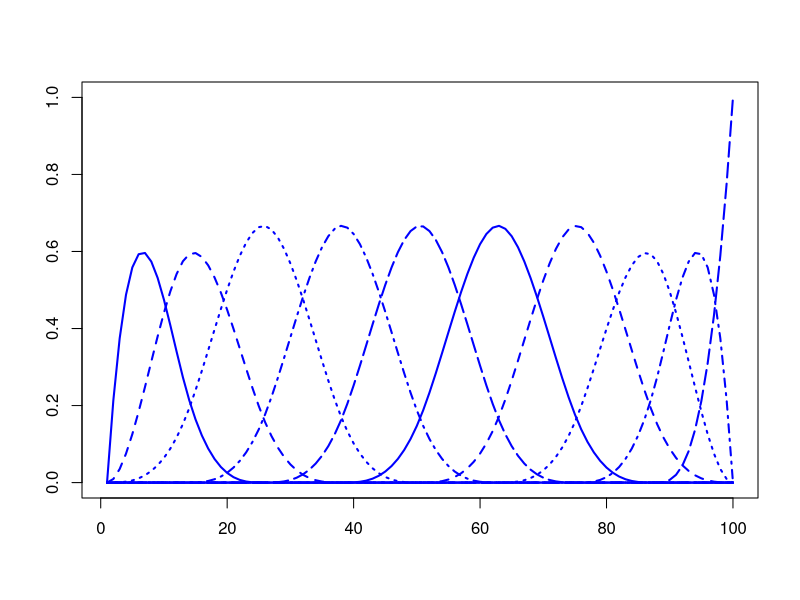

The R source for this figure: (Note: this script raises an error after producing the figure.)
## More regression spline example:

## instead of piece-wise linear, 
## let's try cubic splines (these are called B-splines)
library(splines)
## specify 10 knots over 100 sample points:
matplot(bs(seq(0,1,length=100),df=10),
        type="l",ylab="",col='blue',lwd=2)

# repeat the process of fitting a spline regression:
nk = 5
bs_plot<-function(nk,data){
lmod <- lm(y ~ bs(x,nk),data)
plot(y ~ x, exa, col=gray(0.75),
     main = paste('num. of knots :',nk))
lines(m ~ x, data)
lines(predict(lmod) ~ x, data, lty=2, col='red')
}

par(mfrow = c(2,2))

bs_plot(nk = 4, data = exa)
bs_plot(nk = 10, data = exa)
bs_plot(nk = 20, data = exa)
bs_plot(nk = 50, data = exa)

## how to construct confidence interval?
## because B-splines uses regression method to get the coef,
## we can use that to derive confidence interval

ggplot(exa) +
  geom_point(aes(x=x,y=y)) +
  geom_line(aes(x=x,y=m),col='red')+
  geom_smooth(aes(x=x,y=y), 
              method = 'gam',
              level = 0.99,
              formula = y~s(x,k=8))+theme_bw()


## Another way to implement B-splines:
## natural spline example:
library(splines)
## df = K+3 
fit <- lm(waiting ~ ns(eruptions, df=6), faithful)

ggplot(faithful) +
  geom_point(aes(x=eruptions,y=waiting)) +
  ggtitle("Old Faithful (Natural splines, 6 df)") + 
  geom_line(aes(x=eruptions, y=fitted(fit)), col='blue')+
  theme_bw()

fit2 <- lm(waiting ~ ns(eruptions, df=10), faithful)

ggplot(faithful) +
  geom_point(aes(x=eruptions,y=waiting)) +
  ggtitle("Old Faithful (Natural splines, 10 df)") + 
  geom_line(aes(x=eruptions, y=fitted(fit2)), col='purple')+
  theme_bw()


## local polynomial:
smr <- loess(waiting ~ eruptions, 
             span=0.75, ## window size
             degree=2,  ## locally quadratic
             family="gaussian", ## fitting by least square
             faithful #data 
)

ggplot(faithful) +
  geom_point(aes(x=eruptions,y=waiting)) +
  ggtitle("Old Faithful (Loess, span=0.75)") + 
  geom_line(aes(x=eruptions, y=fitted(smr)), col='purple')+theme_bw()

